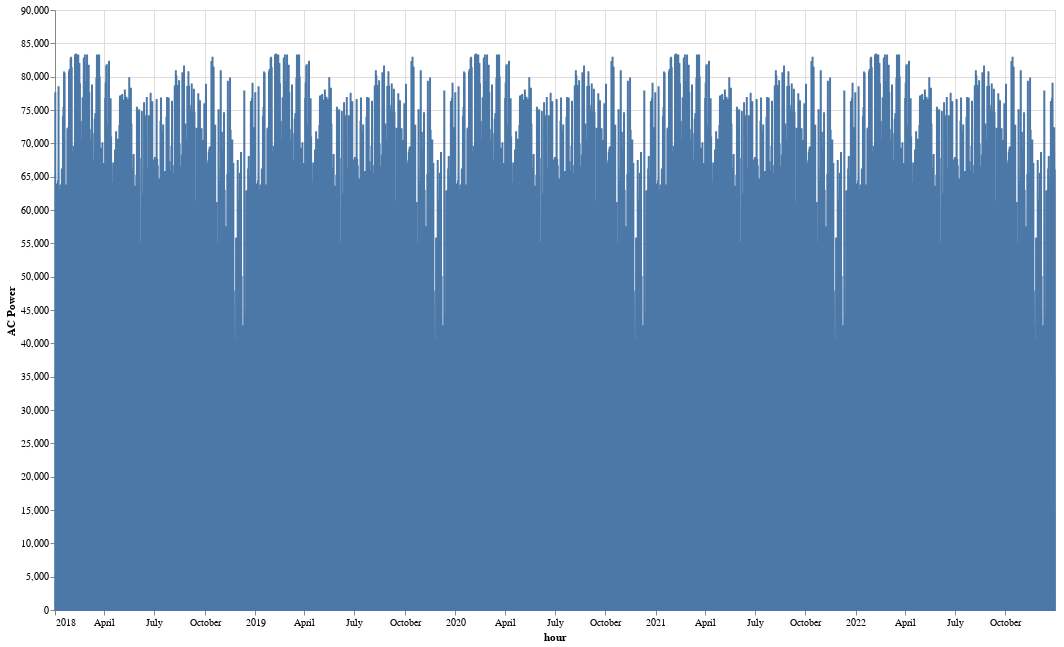

Here is the notebook cell this chart was saved with:
### Code cell
alt.data_transformers.disable_max_rows()


alt.Chart(source).mark_line().encode(
    x="hour",
    y="AC Power"
).properties(width=1000, height=600)

### Figure 1 — Vega-Lite specification as saved in the notebook (floating-point values rounded to 4 significant figures; data arrays with more than 128 entries replaced by an {"elided": "..."} marker saying what was removed)
{"config": {"view": {"continuousWidth": 400, "continuousHeight": 300}}, "data": {"name": "data-d5d159db81e3ab2942333177317ffab5"}, "mark": "line", "encoding": {"x": {"field": "hour", "type": "temporal"}, "y": {"field": "AC Power", "type": "quantitative"}}, "height": 600, "width": 1000, "$schema": "https://vega.github.io/schema/vega-lite/v4.17.0.json", "datasets": {"data-d5d159db81e3ab2942333177317ffab5": {"elided": "43800 records"}}}
